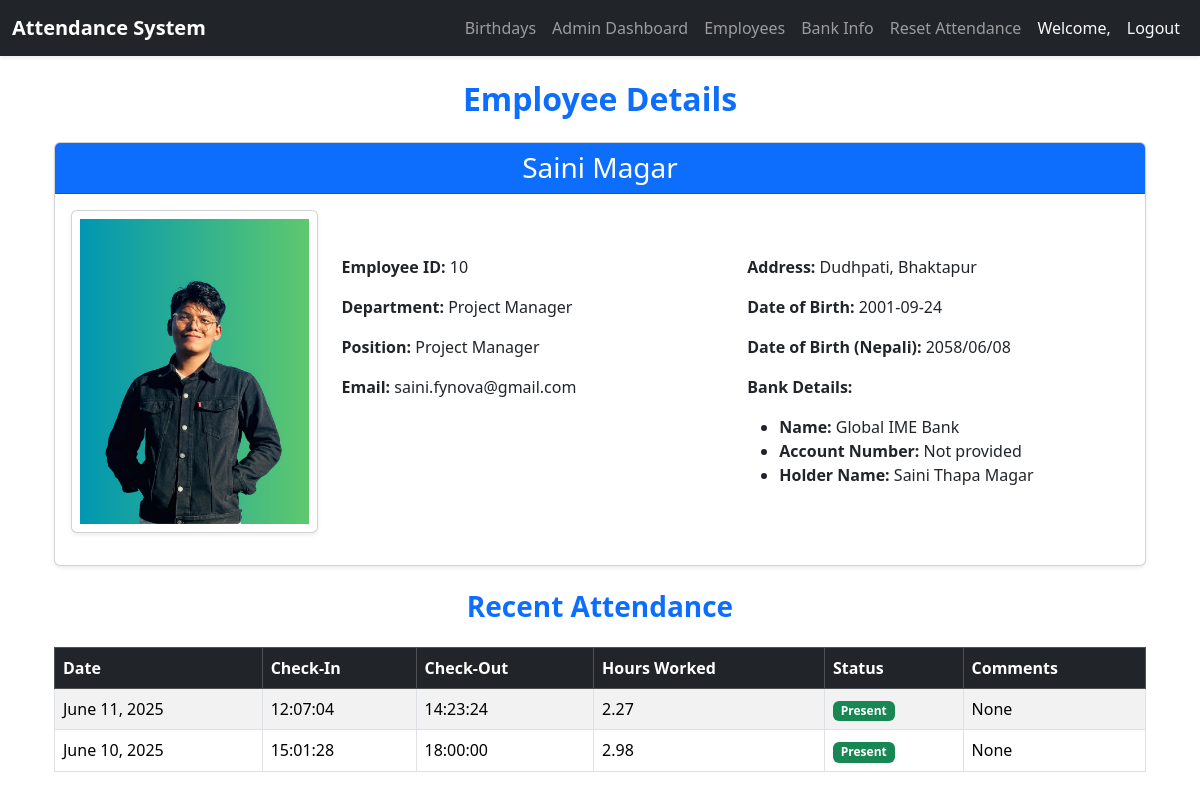
Page /employees/10/ (signed in) on the committed database.
### attendance/models.py (models this page shows, shortened)
class Employee(models.Model):
    user = models.OneToOneField(User, on_delete=models.CASCADE)
    employee_id = models.CharField(max_length=10, unique=True)
    first_name = models.CharField(max_length=50)
    last_name = models.CharField(max_length=50)
    department = models.ForeignKey(Department, on_delete=models.SET_NULL, null=True)
    email = models.EmailField(unique=True)
    address = models.TextField(blank=True, null=True)
    position = models.CharField(max_length=100, blank=True, null=True)
    dob = models.DateField(blank=True, null=True)
    dob_nepali = models.CharField(max_length=10, blank=True, null=True)  # Format: YYYY/MM/DD in BS
    bank_account_number = models.CharField(max_length=50, blank=True, null=True)
    bank_name = models.CharField(max_length=100, blank=True, null=True)
    bank_account_holder_name = models.CharField(max_length=100, blank=True, null=True)
    photo = models.ImageField(upload_to='employee_photos/', blank=True, null=True)

class Department(models.Model):
    name = models.CharField(max_length=100)
    def __str__(self):
        return self.name

class Attendance(models.Model):
    employee = models.ForeignKey(Employee, on_delete=models.CASCADE)
    check_in = models.DateTimeField(null=True, blank=True)
    check_out = models.DateTimeField(null=True, blank=True)
    hours_worked = models.FloatField(null=True, blank=True)
    date = models.DateField(default=timezone.now)
    comments = models.TextField(blank=True, null=True)
    status = models.CharField(max_length=10, default='Present', choices=[
        ('Present', 'Present'),
        ('Absent', 'Absent')
    ])

### attendance/views.py (the view)
# urls.py: path('employees/<int:employee_id>/', views.admin_employee_detail, name='admin_employee_detail'),
@login_required
@user_passes_test(is_superuser)
def admin_employee_detail(request, employee_id):
    employee = get_object_or_404(Employee, id=employee_id)
    attendance_records = Attendance.objects.filter(employee=employee).order_by('-date')[:30]
    return render(request, 'attendance/admin_employee_detail.html', {
        'employee': employee,
        'attendance_records': attendance_records
    })

### attendance/views.py (called while the page is built)
def is_superuser(user):
    return user.is_superuser

### attendance/templates/attendance/admin_employee_detail.html
{% extends 'attendance/base.html' %}
{%load static%}
{% block content %}
<div class="container">
    <h2 class="mb-4 fw-bold text-center text-primary">Employee Details</h2>
    <div class="card shadow-sm mb-4 profile-card">
        <div class="card-header bg-primary text-white text-center">
            <h3 class="mb-0">{{ employee.first_name }} {{ employee.last_name }}</h3>
        </div>
        <div class="card-body">
            <div class="row align-items-center">
                <div class="col-md-3 text-center mb-3">
                    <div class="card shadow-sm p-2">
                        <img src="{% if employee.photo %}{{ employee.photo.url }}{% else %}{% static 'attendance/img/default_image.jpg' %}{% endif %}" alt="Profile Picture" class="profile-img">
                    </div>
                </div>
                <div class="col-md-9">
                    <div class="row">
                        <div class="col-md-6">
                            <p><strong>Employee ID:</strong> {{ employee.employee_id }}</p>
                            <p><strong>Department:</strong> {{ employee.department|default:"Not assigned" }}</p>
                            <p><strong>Position:</strong> {{ employee.position|default:"Not provided" }}</p>
                            <p><strong>Email:</strong> {{ employee.email }}</p>
                        </div>
                        <div class="col-md-6">
                            <p><strong>Address:</strong> {{ employee.address|default:"Not provided" }}</p>
                            <p><strong>Date of Birth:</strong> {{ employee.dob|date:"Y-m-d"|default:"Not provided" }}</p>
                            <p><strong>Date of Birth (Nepali):</strong> {{ employee.dob_nepali|default:"Not provided" }}</p>
                            <p><strong>Bank Details:</strong></p>
                            <ul>
                                <li><strong>Name:</strong> {{ employee.bank_name|default:"Not provided" }}</li>
                                <li><strong>Account Number:</strong> {{ employee.bank_account_number|default:"Not provided" }}</li>
                                <li><strong>Holder Name:</strong> {{ employee.bank_account_holder_name|default:"Not provided" }}</li>
                            </ul>
                        </div>
                    </div>
                </div>
            </div>
        </div>
    </div>
    <h3 class="mb-4 fw-bold text-primary text-center">Recent Attendance</h3>
    <div class="table-responsive">
        <table class="table table-striped table-bordered table-hover">
            <thead class="table-dark">
                <tr>
                    <th>Date</th>
                    <th>Check-In</th>
                    <th>Check-Out</th>
                    <th>Hours Worked</th>
                    <th>Status</th>
                    <th>Comments</th>
                </tr>
            </thead>
            <tbody>
                {% for record in attendance_records %}
                    <tr>
                        <td>{{ record.date }}</td>
                        <td>{{ record.check_in|time:"H:i:s"|default:"-" }}</td>
                        <td>{{ record.check_out|time:"H:i:s"|default:"-" }}</td>
                        <td>{{ record.hours_worked|floatformat:2|default:"-" }}</td>
                        <td>
                            {% if record.status == 'Present' %}
                                <span class="badge bg-success">{{ record.status }}</span>
                            {% else %}
                                <span class="badge bg-danger">{{ record.status }}</span>
                            {% endif %}
                        </td>
                        <td>{{ record.comments|default:"None" }}</td>
                    </tr>
                {% empty %}
                    <tr><td colspan="6" class="text-center">No attendance records found.</td></tr>
                {% endfor %}
            </tbody>
        </table>
    </div>
</div>
{% endblock %}

### rows in the picture
Employee: first_name "Saini", last_name "Magar", photo (picture), employee_id "10", department "Project Manager", position "Project Manager", email "saini.fynova@gmail.com", address "Dudhpati, Bhaktapur", dob "2001-09-24", dob_nepali "2058/06/08", bank_name "Global IME Bank", bank_account_number "Not provided", bank_account_holder_name "Saini Thapa Magar"
Attendance: date "June 11, 2025", check_in "12:07:04", check_out "14:23:24", hours_worked "2.27", status "Present", comments "None"
Attendance: date "June 10, 2025", check_in "15:01:28", check_out "18:00:00", hours_worked "2.98", status "Present", comments "None"
